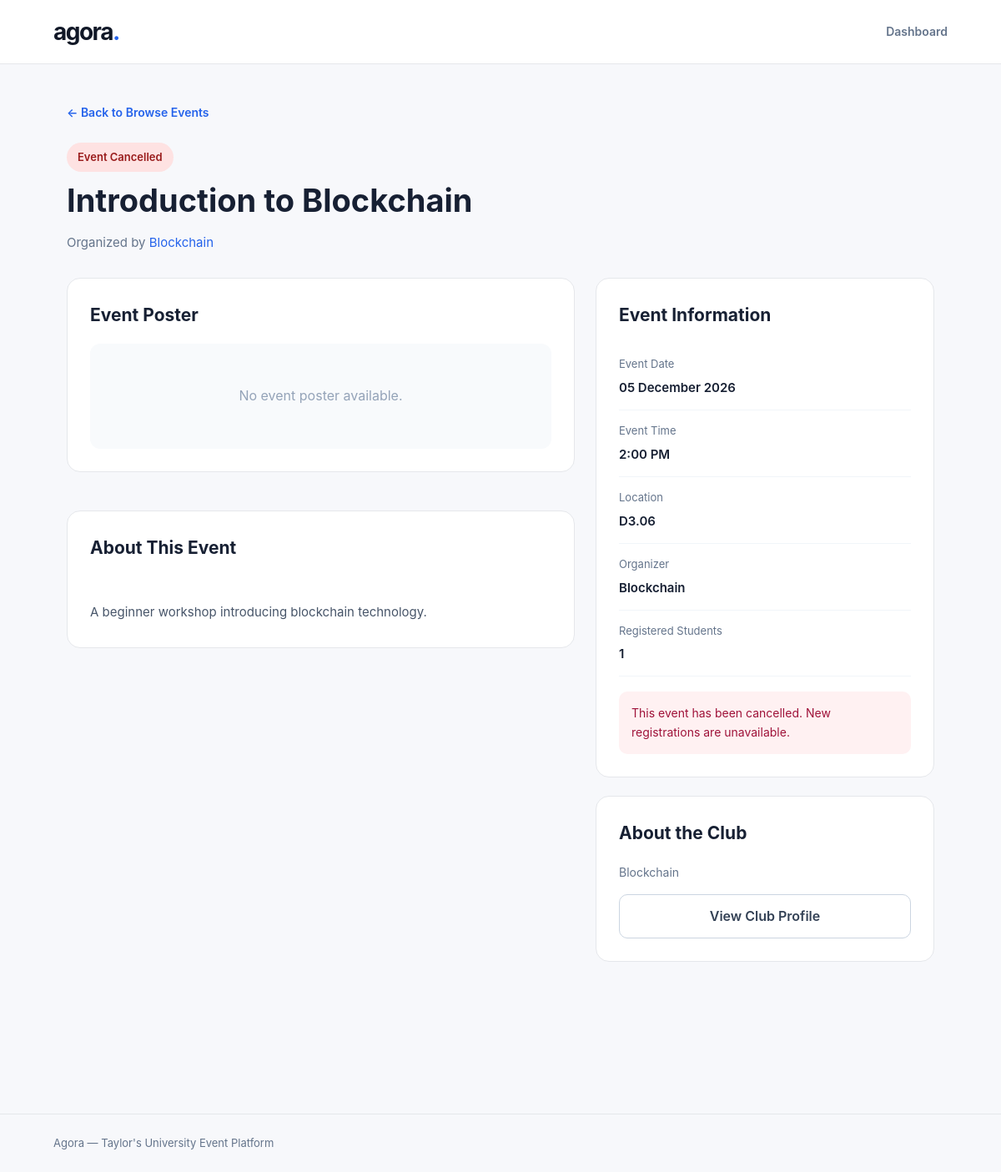
/event_details.php?id=3, run on the app's committed database.
### tables this page shows
CREATE TABLE `events` (
  `event_id` int NOT NULL,
  `event_name` varchar(100) NOT NULL,
  `event_date` date NOT NULL,
  `event_time` time NOT NULL,
  `location` varchar(100) NOT NULL,
  `description` text,
  `organizer_id` int DEFAULT NULL,
  `event_status` varchar(20) NOT NULL DEFAULT 'active',
  `cancelled_at` datetime DEFAULT NULL
);

CREATE TABLE `users` (
  `user_id` int NOT NULL,
  `full_name` varchar(100) NOT NULL,
  `email` varchar(100) NOT NULL,
  `password` varchar(255) NOT NULL,
  `role` varchar(20) NOT NULL,
  `student_id` varchar(30) DEFAULT NULL,
  `club_name` varchar(100) DEFAULT NULL,
  `account_status` varchar(20) NOT NULL DEFAULT 'pending',
  `club_description` text,
  `club_contact_email` varchar(100) DEFAULT NULL,
  `preferred_language` varchar(5) NOT NULL DEFAULT 'en'
);

### event_details.php (the view, shortened to what this page needs)
<?php
require_once __DIR__ . '/pdo.php';
function eventDetailsEsc($value): string
{
    return htmlspecialchars(
        (string) $value,
        ENT_QUOTES | ENT_SUBSTITUTE,
        'UTF-8'
    );
}
$event_id = filter_input(
    INPUT_GET,
    'id',
    FILTER_VALIDATE_INT
);
$stmt = $pdo->prepare(
    "SELECT
        e.*,
        u.club_name,
        u.full_name AS organizer_name
     FROM events e
     INNER JOIN users u
        ON e.organizer_id = u.user_id
     WHERE e.event_id = ?
     LIMIT 1"
);
$stmt->execute([$event_id]);
$event = $stmt->fetch(PDO::FETCH_ASSOC);
$is_cancelled = (
    $event['event_status'] === 'cancelled'
);
$stmt = $pdo->prepare(
    "SELECT COUNT(*)
     FROM event_registrations
     WHERE event_id = ?"
);
$stmt->execute([$event_id]);
$registered_count = (int) $stmt->fetchColumn();
$organizer_name = !empty($event['club_name'])
    ? $event['club_name']
    : $event['organizer_name'];
$formatted_date = date(
    'd F Y',
    strtotime($event['event_date'])
);
$formatted_time = date(
    'g:i A',
    strtotime($event['event_time'])
);
?>
<!DOCTYPE html>
<html lang="en">
<head>
    <link rel="stylesheet" href="style.css">
</head>
<body>
<header class="site-header">
    <div class="container header-content">
        <a href="index.php" class="brand">
            agora<span>.</span>
        </a>
        <a href="dashboard.php" class="logout">
            Dashboard
        </a>
    </div>
</header>
<main class="details-page">
    <a href="index.php" class="details-back">
        &larr; Back to Browse Events
    </a>
    <div class="details-header">
        <?php if ($is_cancelled): ?>
            <span class="details-status details-cancelled">
                Event Cancelled
            </span>
        <?php else: ?>
            <span class="details-status details-active">
                Active Event
            </span>
        <?php endif; ?>
        <h1 class="details-title">
            <?= eventDetailsEsc(
                $event['event_name']
            ) ?>
        </h1>
        <p class="details-organizer">
            Organized by
            <a href="club_profile.php?id=<?= (int) $event['organizer_id'] ?>&organizer_id=<?= (int) $event['organizer_id'] ?>">
                <?= eventDetailsEsc($organizer_name) ?>
            </a>
        </p>
    </div>
    <div class="details-layout">
        <div class="details-main">
            <section class="details-card">
                <h2>Event Poster</h2>
                <?php if (!empty($event['poster_path'])): ?>
                    <img
                        class="poster-image"
                        src="<?= eventDetailsEsc(
                            $event['poster_path']
                        ) ?>"
                        alt="Poster for <?= eventDetailsEsc(
                            $event['event_name']
                        ) ?>"
                    >
                <?php else: ?>
                    <div class="poster-empty">
                        No event poster available.
                    </div>
                <?php endif; ?>
            </section>
            <section class="details-card">
                <h2>About This Event</h2>
                <div class="details-description">
                    <?= nl2br(
                        eventDetailsEsc(
                            $event['description'] ?? ''
                        )
                    ) ?>
                </div>
            </section>
        </div>
        <aside class="details-sidebar">
            <section class="details-card">
                <h2>Event Information</h2>
                <div class="info-row">
                    <span class="info-label">
                        Event Date
                    </span>
                    <span class="info-value">
                        <?= eventDetailsEsc(
                            $formatted_date
                        ) ?>
                    </span>
                </div>
                <div class="info-row">
                    <span class="info-label">
                        Event Time
                    </span>
                    <span class="info-value">
                        <?= eventDetailsEsc(
                            $formatted_time
                        ) ?>
                    </span>
                </div>
                <div class="info-row">
                    <span class="info-label">
                        Location
                    </span>
                    <span class="info-value">
                        <?= eventDetailsEsc(
                            $event['location']
                        ) ?>
                    </span>
                </div>
                <div class="info-row">
                    <span class="info-label">
                        Organizer
                    </span>
                    <span class="info-value">
                        <?= eventDetailsEsc(
                            $organizer_name
                        ) ?>
                    </span>
                </div>
                <div class="info-row">
                    <span class="info-label">
                        Registered Students
                    </span>
                    <span class="info-value">
                        <?= $registered_count ?>
                    </span>
                </div>
                <?php if ($is_cancelled): ?>
                    <div class="details-warning">
                        This event has been cancelled.
                        New registrations are unavailable.
                    </div>
                <?php endif; ?>
            </section>
            <section class="details-card">
                <h2>About the Club</h2>
                <p class="details-muted">
                    <?= eventDetailsEsc(
                        $organizer_name
                    ) ?>
                </p>
                <a
                    class="secondary-btn"
                    href="club_profile.php?id=<?= (int) $event['organizer_id'] ?>&organizer_id=<?= (int) $event['organizer_id'] ?>"
                >
                    View Club Profile
                </a>
            </section>
        </aside>
    </div>
</main>
<footer class="footer">
    <div class="container">
        Agora — Taylor's University Event Platform
    </div>
</footer>
</body>
</html>

### style.css (style rules this page uses)
:root { --primary: #2563eb; --background: #f7f8fb; --surface: #ffffff; --text: #111827; --secondary: #64748b; --border: #e5e7eb; }
* { box-sizing: border-box; }
body { margin: 0; background: var(--background); color: var(--text); font-family: -apple-system, BlinkMacSystemFont, "Segoe UI", Arial, sans-serif; line-height: 1.6; }
a { color: inherit; text-decoration: none; }
.container { width: 100%; max-width: 1120px; margin: 0 auto; padding: 0 24px; }
.site-header { background: var(--surface); border-bottom: 1px solid var(--border); }
.header-content { min-height: 76px; display: flex; align-items: center; justify-content: space-between; gap: 20px; }
.brand { font-size: 28px; font-weight: 750; letter-spacing: -1.5px; }
.brand span { color: var(--primary); }
.logout { color: var(--secondary); font-size: 14px; font-weight: 600; }
.footer { border-top: 1px solid var(--border); padding: 24px 0; color: var(--secondary); font-size: 13px; }
.details-back { display: inline-block; color: var(--primary); font-size: 14px; font-weight: 600; margin-bottom: 30px; }
.details-layout { display: grid; grid-template-columns: minmax(0, 1.7fr) minmax(280px, 1fr); gap: 24px; align-items: start; padding-bottom: 80px; }
.details-main { display: flex; flex-direction: column; gap: 24px; min-width: 0; }
.details-description { color: var(--secondary); font-size: 15px; line-height: 1.8; white-space: pre-line; overflow-wrap: anywhere; }

### event_details.php (style rules this page uses)
.details-page { max-width: 1080px; margin: 0 auto; padding: 45px 20px 80px; }
.details-back { display: inline-block; text-decoration: none; color: #2563eb; font-weight: 600; margin-bottom: 25px; }
.details-header { margin-bottom: 30px; }
.details-title { font-size: 38px; line-height: 1.2; color: #172033; margin: 12px 0 15px; }
.details-organizer { color: #64748b; font-size: 15px; margin-bottom: 15px; }
.details-organizer a { color: #2563eb; text-decoration: none; }
.details-status { display: inline-block; font-size: 13px; font-weight: 600; border-radius: 20px; padding: 7px 13px; }
.details-cancelled { background: #fee2e2; color: #991b1b; }
.details-layout { display: grid; grid-template-columns: minmax(0, 1.5fr) minmax(280px, 1fr); gap: 25px; align-items: start; }
.details-main, .details-sidebar { min-width: 0; }
.details-card { background: white; border: 1px solid #e5e7eb; border-radius: 16px; padding: 27px; margin-bottom: 22px; }
.details-card h2 { font-size: 21px; color: #172033; margin: 0 0 18px; }
.poster-empty { padding: 50px 20px; background: #f8fafc; border-radius: 12px; text-align: center; color: #94a3b8; }
.details-description { font-size: 15px; color: #475569; line-height: 1.9; overflow-wrap: anywhere; }
.info-row { padding: 14px 0; border-bottom: 1px solid #f1f5f9; }
.info-label { display: block; font-size: 13px; color: #64748b; margin-bottom: 6px; }
.info-value { display: block; font-size: 15px; color: #172033; font-weight: 600; overflow-wrap: anywhere; }
.secondary-btn { display: block; width: 100%; text-align: center; text-decoration: none; padding: 13px 18px; border-radius: 10px; border: 1px solid #cbd5e1; background: white; color: #334155; font-weight: 600; box-sizing: border-box; margin-top: 12px; }
.details-warning { background: #fff1f2; color: #9f1239; padding: 15px; border-radius: 10px; font-size: 14px; line-height: 1.6; margin-top: 18px; }
.details-muted { font-size: 14px; color: #64748b; line-height: 1.7; }

### data on the page
events: event_name "Introduction to Blockchain", users.club_name "Blockchain", description "A beginner workshop introducing blockchain technology.", event_date "05 December 2026", event_time "2:00 PM", location "D3.06"

### other printed values
$registered_count "1"
